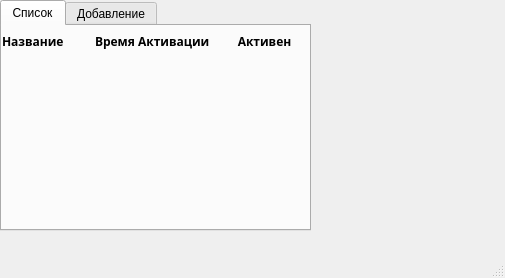
<?xml version="1.0" encoding="UTF-8"?>
<ui version="4.0">
 <class>MainWindow</class>
 <widget class="QMainWindow" name="MainWindow">
  <property name="geometry">
   <rect>
    <x>0</x>
    <y>0</y>
    <width>505</width>
    <height>278</height>
   </rect>
  </property>
  <property name="windowTitle">
   <string>Будильник</string>
  </property>
  <widget class="QWidget" name="centralwidget">
   <widget class="QTabWidget" name="tabWidget">
    <property name="geometry">
     <rect>
      <x>0</x>
      <y>0</y>
      <width>311</width>
      <height>231</height>
     </rect>
    </property>
    <property name="currentIndex">
     <number>0</number>
    </property>
    <widget class="QWidget" name="tab">
     <attribute name="title">
      <string>Список</string>
     </attribute>
     <widget class="QWidget" name="horizontalLayoutWidget">
      <property name="geometry">
       <rect>
        <x>0</x>
        <y>0</y>
        <width>301</width>
        <height>31</height>
       </rect>
      </property>
      <layout class="QHBoxLayout" name="horizontalLayout">
       <item>
        <widget class="QLabel" name="label">
         <property name="font">
          <font>
           <family>Arial Black</family>
           <pointsize>9</pointsize>
           <weight>75</weight>
           <bold>true</bold>
          </font>
         </property>
         <property name="text">
          <string>Название</string>
         </property>
        </widget>
       </item>
       <item>
        <widget class="QLabel" name="label_2">
         <property name="font">
          <font>
           <family>Arial Black</family>
           <pointsize>9</pointsize>
           <weight>75</weight>
           <bold>true</bold>
          </font>
         </property>
         <property name="text">
          <string>Время Активации</string>
         </property>
        </widget>
       </item>
       <item>
        <widget class="QLabel" name="label_4">
         <property name="font">
          <font>
           <family>Arial Black</family>
           <weight>75</weight>
           <bold>true</bold>
          </font>
         </property>
         <property name="text">
          <string>       Активен</string>
         </property>
        </widget>
       </item>
      </layout>
     </widget>
    </widget>
    <widget class="QWidget" name="tab_2">
     <attribute name="title">
      <string>Добавление</string>
     </attribute>
     <widget class="QLabel" name="label_3">
      <property name="geometry">
       <rect>
        <x>40</x>
        <y>10</y>
        <width>241</width>
        <height>20</height>
       </rect>
      </property>
      <property name="font">
       <font>
        <family>Arial Black</family>
        <pointsize>12</pointsize>
        <weight>75</weight>
        <bold>true</bold>
       </font>
      </property>
      <property name="text">
       <string>Добавление Будильника</string>
      </property>
     </widget>
     <widget class="QWidget" name="horizontalLayoutWidget_2">
      <property name="geometry">
       <rect>
        <x>10</x>
        <y>40</y>
        <width>281</width>
        <height>31</height>
       </rect>
      </property>
      <layout class="QHBoxLayout" name="horizontalLayout_2">
       <item>
        <widget class="QLabel" name="label_5">
         <property name="font">
          <font>
           <family>Arial Black</family>
           <pointsize>9</pointsize>
           <weight>75</weight>
           <bold>true</bold>
          </font>
         </property>
         <property name="text">
          <string>Название</string>
         </property>
        </widget>
       </item>
       <item>
        <widget class="QLabel" name="label_6">
         <property name="font">
          <font>
           <family>Arial Black</family>
           <pointsize>9</pointsize>
           <weight>75</weight>
           <bold>true</bold>
          </font>
         </property>
         <property name="text">
          <string>Время Активации</string>
         </property>
        </widget>
       </item>
      </layout>
     </widget>
     <widget class="QWidget" name="horizontalLayoutWidget_3">
      <property name="geometry">
       <rect>
        <x>10</x>
        <y>70</y>
        <width>241</width>
        <height>80</height>
       </rect>
      </property>
      <layout class="QHBoxLayout" name="horizontalLayout_3">
       <item>
        <widget class="QLineEdit" name="lineEdit"/>
       </item>
       <item>
        <widget class="QTimeEdit" name="timeEdit"/>
       </item>
      </layout>
     </widget>
     <widget class="QPushButton" name="pushButton">
      <property name="geometry">
       <rect>
        <x>80</x>
        <y>170</y>
        <width>141</width>
        <height>23</height>
       </rect>
      </property>
      <property name="font">
       <font>
        <family>Arial Black</family>
        <pointsize>12</pointsize>
        <weight>75</weight>
        <bold>true</bold>
       </font>
      </property>
      <property name="text">
       <string>Добавить</string>
      </property>
     </widget>
    </widget>
   </widget>
  </widget>
  <widget class="QMenuBar" name="menubar">
   <property name="geometry">
    <rect>
     <x>0</x>
     <y>0</y>
     <width>505</width>
     <height>21</height>
    </rect>
   </property>
  </widget>
  <widget class="QStatusBar" name="statusbar"/>
 </widget>
 <resources/>
 <connections/>
</ui>
